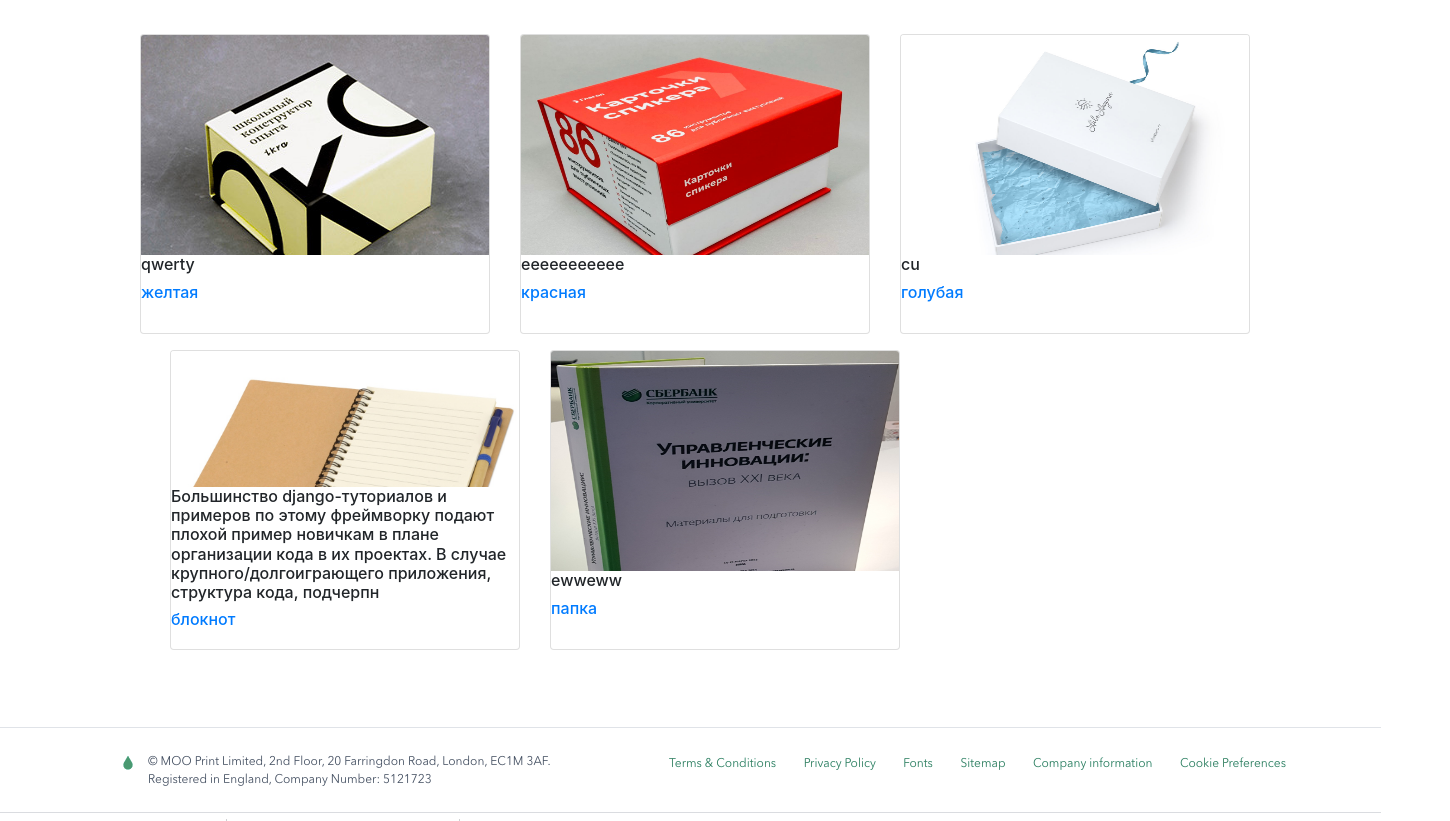
/p (lower part), run on an earlier commit of the app's database.
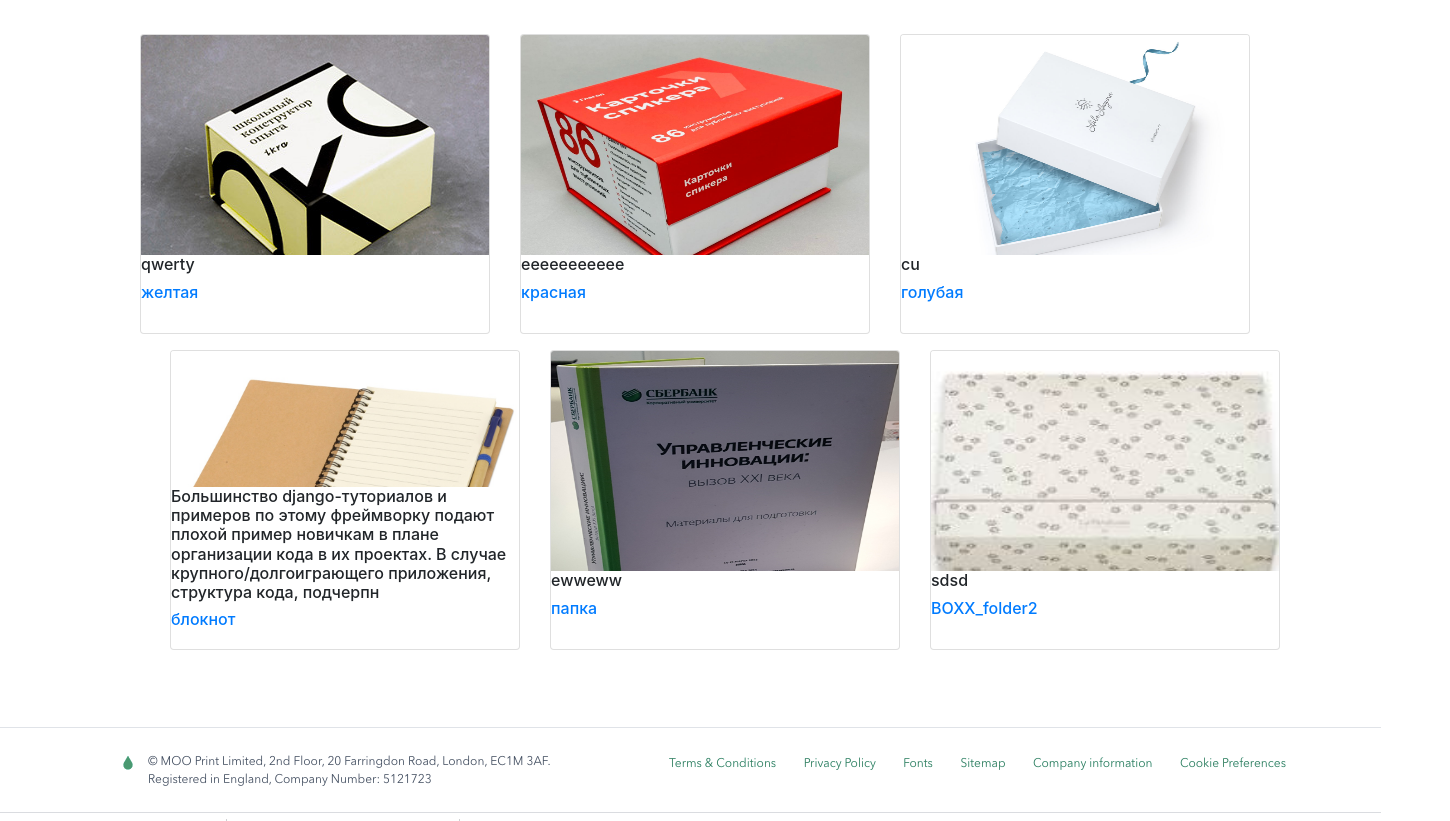
And on a later commit of the database.
### products/models.py (models this page shows, shortened)
class  Product(PolymorphicModel):
    def get_absolute_url(self):
        return reverse("mainapp:product", kwargs={
            'slug': self.slug
        })
    BOX_SIZES = (
                ('50х50х35', '50х50х35'),
                ('60х60х40', '60х60х40'),
                ('60х60х40-P', '60х60х40-P'),
                ('80х80х40', '80х80х40'),
                ('80х80х40-P', '80х80х40-P'),
                ('240х185х120', '240х185х120'),
                ('270х220х70', '270х220х70'),
                ('корешок 25-40 круглый механизм 7200', 'корешок 25-40 круглый механизм 7200'),
                ('корешок 45-65 д-образный механизм', 'корешок 45-65 д-образный механизм'),
                )
    mainimage = models.ImageField(upload_to='products/', blank=True, null=True)
    name = models.CharField(max_length=300, default = None, null=True)
    slug = models.SlugField(default = None, null=True)
    subcategory = models.ForeignKey(SubCategory, on_delete=models.CASCADE, default = None, null=True)
    category = models.ForeignKey(Category, on_delete=models.CASCADE, default = None, null=True)
    preview_text = models.TextField(max_length=200, verbose_name='Preview Text', blank=True, null=True)
    detail_text = models.TextField(max_length=1000, verbose_name='Detail Text', blank=True, null=True)
    price = models.FloatField(default = None, null=True)
    tirazh = models.IntegerField(null=False)
    t = models.IntegerField(null=True)
    k = models.IntegerField(null=True)
    box_size = models.CharField(max_length=50, choices=BOX_SIZES,default='80х80х40')

class BoxType2(Product):
    def __init__(self, *args, **kwargs):
        BOX_SIZES = (
            ('50х50х35', '50х50х35'),
            ('60х60х40', '60х60х40'),
            )
        self._meta.get_field('box_size').default  = '270х220х70'
        self._meta.get_field('box_size').choices = BOX_SIZES
        super(BoxType2, self).__init__(*args, **kwargs)

class  Product(PolymorphicModel):
    def get_absolute_url(self):
        return reverse("mainapp:product", kwargs={
            'slug': self.slug
        })
    BOX_SIZES = (
                ('50х50х35', '50х50х35'),
                ('60х60х40', '60х60х40'),
                ('60х60х40-P', '60х60х40-P'),
                ('80х80х40', '80х80х40'),
                ('80х80х40-P', '80х80х40-P'),
                ('240х185х120', '240х185х120'),
                ('270х220х70', '270х220х70'),
                ('корешок 25-40 круглый механизм 7200', 'корешок 25-40 круглый механизм 7200'),
                ('корешок 45-65 д-образный механизм', 'корешок 45-65 д-образный механизм'),
                )
    mainimage = models.ImageField(upload_to='products/', blank=True, null=True)
    name = models.CharField(max_length=300, default = None, null=True)
    slug = models.SlugField(default = None, null=True)
    subcategory = models.ForeignKey(SubCategory, on_delete=models.CASCADE, default = None, null=True)
    category = models.ForeignKey(Category, on_delete=models.CASCADE, default = None, null=True)
    preview_text = models.TextField(max_length=200, verbose_name='Preview Text', blank=True, null=True)
    detail_text = models.TextField(max_length=1000, verbose_name='Detail Text', blank=True, null=True)
    price = models.FloatField(default = None, null=True)
    tirazh = models.IntegerField(null=False)
    t = models.IntegerField(null=True)
    k = models.IntegerField(null=True)
    box_size = models.CharField(max_length=50, choices=BOX_SIZES,default='80х80х40')

class BoxType1(Product):
    def __init__(self, *args, **kwargs):
        BOX_SIZES = (
            ('240х185х120', '240х185х120'),
            ('270х220х70', '270х220х70'),
            )
        self._meta.get_field('box_size').default  = '240х185х120'
        self._meta.get_field('box_size').choices = BOX_SIZES
        super(BoxType1, self).__init__(*args, **kwargs)

class FolderType1(Product):
    def __init__(self, *args, **kwargs):
        BOX_SIZES = (
            ('корешок 25-40 круглый механизм 7200', 'корешок 25-40 круглый механизм 7200'),
            ('корешок 45-65 д-образный механизм', 'корешок 45-65 д-образный механизм'),
            )
        self._meta.get_field('box_size').default  = 'корешок 25-40 круглый механизм 7200'
        self._meta.get_field('box_size').choices = BOX_SIZES
        super(FolderType1, self).__init__(*args, **kwargs)

class FolderType2(Product):
    def __init__(self, *args, **kwargs):
        BOX_SIZES = (
            ('корешок 25-40 круглый механизм 7200', 'корешок 25-40 круглый механизм 7200'),
            ('корешок 45-65 д-образный механизм', 'корешок 45-65 д-образный механизм'),
            )
        self._meta.get_field('box_size').default  = 'корешок 25-40 круглый механизм 7200'
        self._meta.get_field('box_size').choices = BOX_SIZES
        super(FolderType2, self).__init__(*args, **kwargs)

### products/views.py (the view)
# urls.py: 2. Add a URL to urlpatterns:  path('', Home.as_view(), name='home')
class Home(ListView):
    model = Product
    template_name = 'products/home.html'
    def get_context_data(self, **kwargs):
        context = super().get_context_data(**kwargs)
        context['filter'] = ProductFilter(self.request.GET, queryset=self.get_queryset())
        return context

### products/templates/products/home.html (shortened to what this page needs)
{% extends 'products/base.html' %}
{% load crispy_forms_tags %}
{% block content %}
  <div class="container my-5">
    <div class="row">
			{% for product in filter.qs %}
		  <div class="col-md-8 col-sm-12 col-lg-4">
			<figure class="card card-product">
				<div class="img-wrap">
					<img src="media/{{ product.mainimage }}" style="width: 100%; height: 250px;">
				</div>
				<figcaption class="info-wrap">
<h6 class="title text-dots">{{ product.preview_text}}</a></h6>
					<h6 class="title text-dots"><a href="products_by_category/{{ product.id }}">{{ product.name }}</a></h6>
					<div class="action-wrap">
					</div>
				</figcaption>
			</figure>
    </div>
      {% endfor %}
		</div>
	</div>
  <div>
    <img src="/media/products/Q3.png" border="0"/>
    </div>
{% endblock %}

What changed in the data, as far as the page shows it:
added FolderType2: mainimage (picture), preview_text "sdsd", name "BOXX_folder2"
